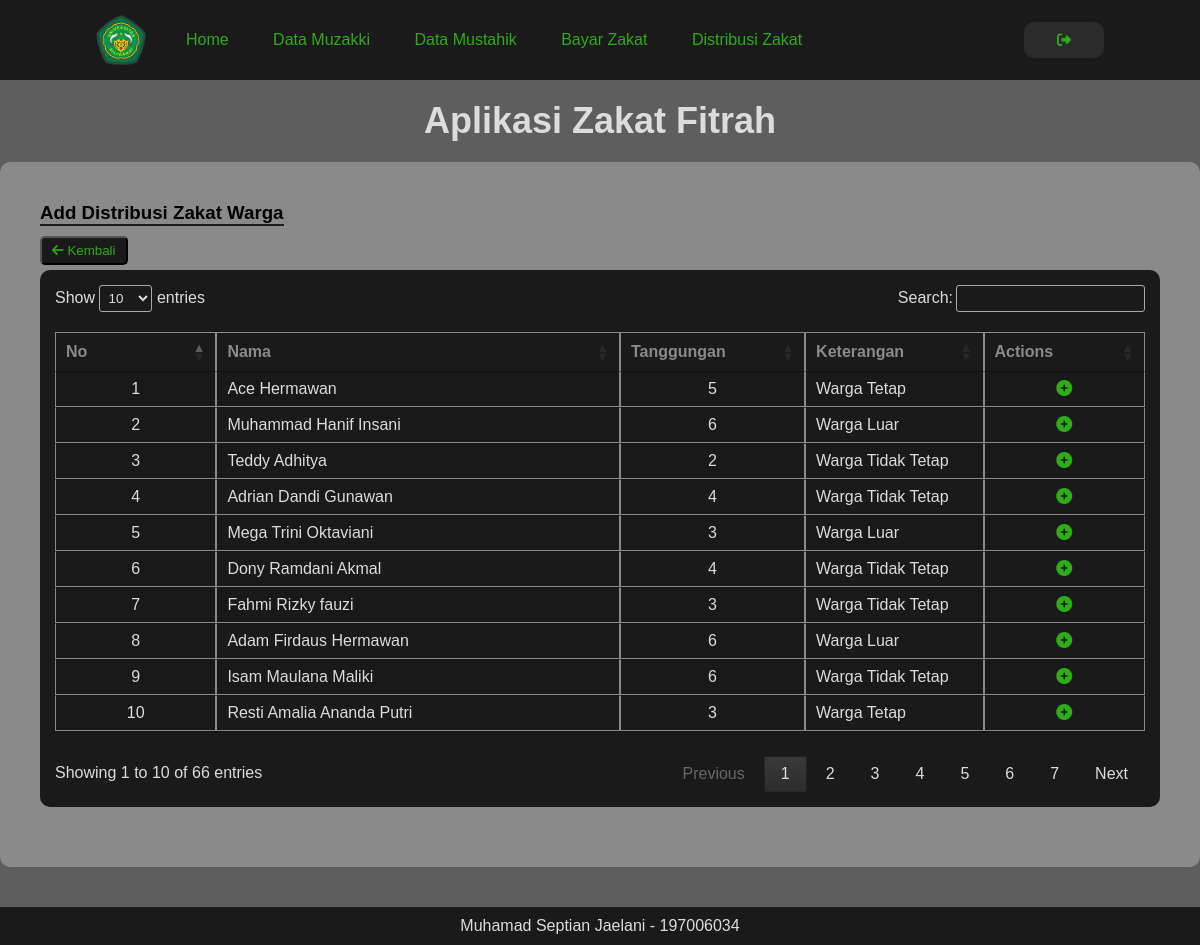
Screenshot of /includes/distribusi-zakat-warga/add-distribusi-zakat-warga/add-distribusi-zakat-warga.php (signed in) with the database file from the repository.
### tables this page shows
CREATE TABLE `muzakki_distribusi` (
  `id_muzakki_distribusi` int(11) NOT NULL,
  `nama_muzakki` varchar(100) DEFAULT NULL,
  `jumlah_tanggupan` int(10) DEFAULT NULL,
  `keterangan` varchar(25) DEFAULT NULL
);

### includes/distribusi-zakat-warga/add-distribusi-zakat-warga/add-distribusi-zakat-warga.php (the view, shortened to what this page needs)
<?php
require "../../../header.php";
require "../../dbh.inc.php";
$no = 1;
$query_muzzaki_bayar = mysqli_query($conn,"select * from muzakki_distribusi");
?>
<main>
    <div class="wrapper-main">
        <h1 class="main-title">Aplikasi Zakat Fitrah</h1>
        <section class="section-default">
            <h3 class="page-label">Add Distribusi Zakat Warga</h3>
            <div class="button-box">
                <button onclick="history.back()">
                    <i class="fas fa-arrow-left"></i>
                    Kembali
                </button>
            </div>
            <div class="box-table">
                <table id="table-data" class="display">
                    <thead>
                    <tr>
                        <th class="table-small-width">No</th>
                        <th class="table-wide-width">Nama</th>
                        <th class="table-small-width">Tanggungan</th>
                        <th class="table-small-width">Keterangan</th>
                        <th class="table-small-width">Actions</th>
                    </tr>
                    </thead>
                    <tbody>
                    <?php while($data = mysqli_fetch_array($query_muzzaki_bayar)) : ?>
                        <tr>
                            <td><?php echo $no++; ?></td>
                            <td class="text-left"><?php echo $data['nama_muzakki']; ?></td>
                            <td><?php echo $data['jumlah_tanggupan']; ?></td>
                            <td class="text-left"><?php echo $data['keterangan']; ?></td>
                            <td>
                                <a href="add-distribusi-zakat-warga-form.php?id=<?php echo $data['id_muzakki_distribusi'];?>" class="table-button">
                                    <i class="fas fa-plus-circle"></i>
                                </a>
                            </td>
                        </tr>
                    <?php endwhile; ?>
                    </tbody>
                </table>
            </div>
        </section>
    </div>
</main>
<?php
require "../../../footer.php";
?>

### styles/style.css (style rules this page uses)
:root { --primary: #5E5E5E; --secondary: #1A1A1A; --inner-bg: #8A8A8A; --accent: #2FAC18; --text: #dcdcdc; --danger: rgb(248, 47, 47); --success: #20c2f3; --add: #0059bf; --warning: #d7a201; }
* { margin: 0; padding: 0; box-sizing: border-box; }
body { margin: 0; width: 100%; height: 100vh; display: flex; flex-direction: column; background: var(--primary); font-family: sans-serif; }
main { margin: 20px 0; padding: 0; }
.wrapper-main { margin: 0 auto; max-width: 1200px; }
.main-title { margin: 0 auto 20px; font-size: 36px; color: var(--text); text-align: center; }
.section-default { width: 100%; margin: 0 auto 20px; padding: 40px; border-radius: 10px; background-color: var(--inner-bg); }
.page-label { width: fit-content; margin: 0 0 10px 0; border-bottom: 2px solid var(--secondary); }
.box-table { margin: 0 0 20px; width: 100%; padding: 15px; text-align: center; background-color: var(--secondary); border-radius: 10px; }
.box-table table { width: 100%; font-size: 16px; color: var(--text); }
.box-table th, .box-table td { border: 1px solid var(--inner-bg); }
.box-table thead { color: var(--inner-bg); }
.box-table .table-button { width: 100%; margin: 0 5px; text-decoration: none; color: var(--accent); transition: 0.3s; }
.box-table i { width: 20px; }
.text-left { text-align: left; }
.table-wide-width { width: 25%; }
.table-small-width { width: 10%; }
.button-box { display: flex; justify-content: space-between; align-items: center; width: 100%; margin: 5px auto; }
.button-box button { margin: 0; padding: 5px 10px; background-color: var(--secondary); border-radius: 5px; color: var(--accent); cursor: pointer; transition: linear 0.2s; }

### rows the page displays
muzakki_distribusi: nama_muzakki "Ace Hermawan", jumlah_tanggupan "5", keterangan "Warga Tetap"
muzakki_distribusi: nama_muzakki "Muhammad Hanif Insani", jumlah_tanggupan "6", keterangan "Warga Luar"
muzakki_distribusi: nama_muzakki "Teddy Adhitya", jumlah_tanggupan "2", keterangan "Warga Tidak Tetap"
muzakki_distribusi: nama_muzakki "Adrian Dandi Gunawan", jumlah_tanggupan "4", keterangan "Warga Tidak Tetap"
muzakki_distribusi: nama_muzakki "Mega Trini Oktaviani", jumlah_tanggupan "3", keterangan "Warga Luar"
muzakki_distribusi: nama_muzakki "Dony Ramdani Akmal", jumlah_tanggupan "4", keterangan "Warga Tidak Tetap"
muzakki_distribusi: nama_muzakki "Fahmi Rizky fauzi", jumlah_tanggupan "3", keterangan "Warga Tidak Tetap"
muzakki_distribusi: nama_muzakki "Adam Firdaus Hermawan", jumlah_tanggupan "6", keterangan "Warga Luar"
muzakki_distribusi: nama_muzakki "Isam Maulana Maliki", jumlah_tanggupan "6", keterangan "Warga Tidak Tetap"
muzakki_distribusi: nama_muzakki "Resti Amalia Ananda Putri", jumlah_tanggupan "3", keterangan "Warga Tetap"
